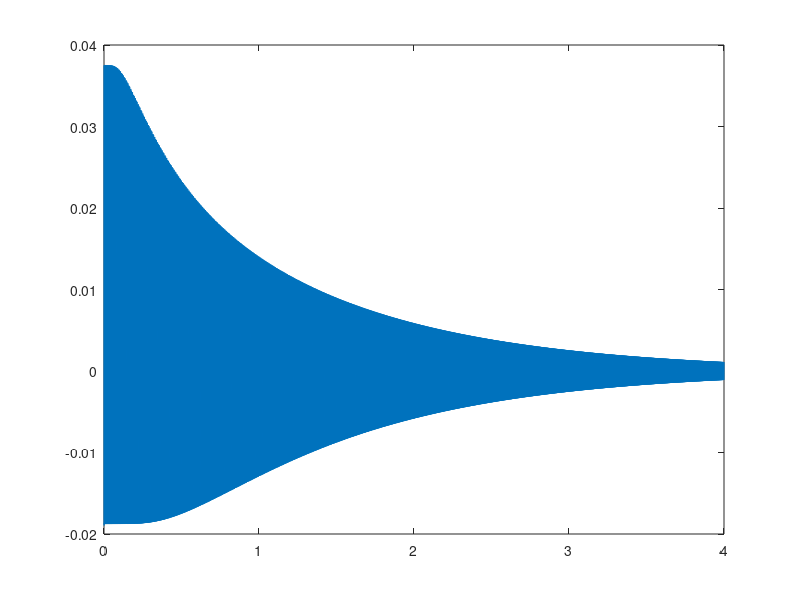

This chart was generated by the following MATLAB code:
clear all
f1=440; % frequency in Hz (cycles/second)
%string parameters to make frequency f1:
L=1;
M=1;
T=M*(2*L*f1)^2;
tau = 1.2; %decay time (seconds)
%damping constant to make decay time tau:
R= (2*M*L^2)/(tau*pi^2);
J=81;
dx=L/(J-1);
%maximum time step for numerical stability:
dtmax=-(R/T)+sqrt((R/T)^2+(dx^2/(T/M)));
%Now set dt and nskip such that:
%dt<=dtmax, nskip is a positive integer, and dt*nskip = 1/8192.
%Also, make nskip as small as possible, given the above criteria.
nskip = ceil(1/(8192*dtmax));
dt=1/(8192*nskip);
tmax=4; %total time of the simulation in seconds
clockmax=ceil(tmax/dt);
%initial conditions for plucked string:
V=zeros(1,J);
xp=L/3;
Hp=1; %position and amplitude of pluck
for jj=1:J
    x=(jj-1)*dx;
    if(x<xp)
        H(jj)=Hp*x/xp;
    else
        H(jj)=Hp*(L-x)/(L-xp);
    end
end

drawnow
count=0;
S=zeros(1,ceil(clockmax/nskip));
tsave = zeros(1,ceil(clockmax/nskip));
j=2:(J-1); % list of indices of interior points
for clock=1:clockmax
    t=clock*dt;
    V(j)=V(j)+(dt/dx^2)*(T/M)*(H(j+1)-2*H(j)+H(j-1))+(dt/dx^2)*(R/M)*(V(j+1)-2*V(j)+V(j-1));
    H(j)=H(j)+dt*V(j);
    if(mod(clock,nskip)==0)
        count=count+1;
        S(count)=H(2); %sample the sound
        tsave(count)=t; %record sample time
    end
    %set(Hhandle,'ydata',H) %update movie frame
    %drawnow %show latest frame
end

soundsc(S(1:count)) %play the recorded soundwave
%plot the soundwave as a function of time:
figure
plot(tsave(1:count),S(1:count))